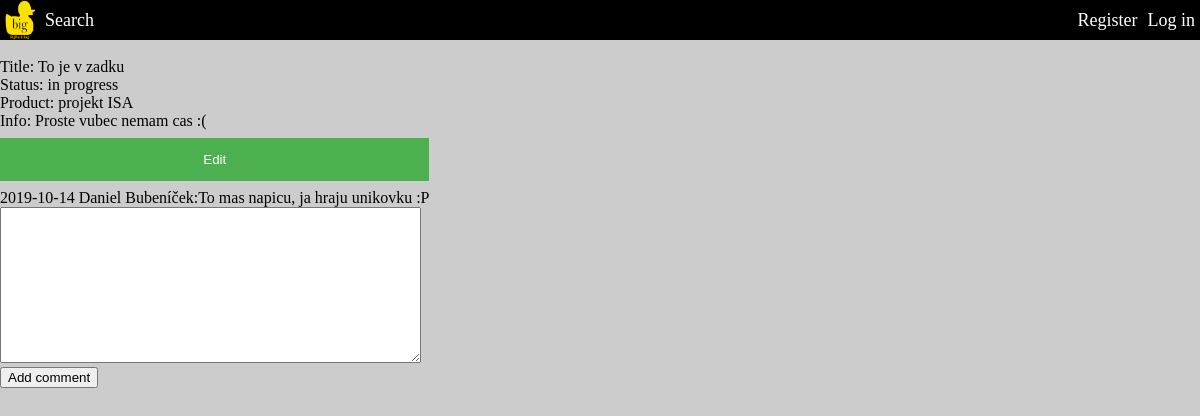
/ticket.php?id=1, run on the app's committed database.
### tables this page shows
create table Tickets(ticketID int not null auto_increment, title varchar(128) not null, info text, state ENUM("pending", "in progress", "solved", "canceled", "refused", "retired") not null, date_posted date not null, author int not null, product int not null, 
    primary key (ticketID), 
    foreign key (author) references Persons(personID) on delete cascade,
    foreign key (product) references Products(productID) on delete cascade);

create table Products(productID int not null auto_increment, product_name text not null, description text, parent_product int, manager int not null,
    primary key (productID),
    foreign key (parent_product) references Products(productID) on delete cascade, 
    foreign key (manager) references Persons(personID));

create table Comments(commentID int not null auto_increment, ticketID int not null, comment_text text not null, date_posted date not null, author int not null,
    primary key (commentID, ticketID),
    foreign key (ticketID) references Tickets(ticketID) on delete cascade,
    foreign key (author) references Persons(personID) on delete cascade);

create table Persons(personID int not null auto_increment, username varchar(64) not null, name varchar(64) not null, surname varchar(128) not null, role ENUM("customer", "worker", "manager", "senior manager", "admin"), password varchar(128),
    primary key (personID));

### php/Database.php (called while the page is built, shortened)
<?php
class Database
{
    private $host = "localhost";
    private $dbName = "db-its";
    private $username = "root";
    private $password = "";
    public function getConnection()
    {
        $this->connection = null;
        try
        {
            $this->connection = new PDO("mysql:host=" . $this->host . ";dbname=" . $this->dbName, $this->username, $this->password);
            $this->connection->exec("set names utf8");
            $this->connection->setAttribute(PDO::ATTR_ERRMODE, PDO::ERRMODE_EXCEPTION);
        }
        catch (PDOException $e)
        {
            echo "Connection error: " . $e->getMessage();
        }
        return $this->connection;
    }
}
?>

### php/model/Ticket.php (called while the page is built, shortened)
<?php
include_once "DatabaseObject.php";
class Ticket extends DatabaseObject
{
    protected static $table_name = "Tickets";
    public static function getByID($id, $dbConnection)
    {
        try
        {
            $stmt = $dbConnection->prepare("select ticketID, title, info, date_posted, state from " . self::$table_name . " where ticketID = ?");
            $stmt->execute([$id]);
            $row = $stmt->fetch();
        }
        catch (\PDOException $e)
        {
            return null;
        }
        $ticket = new Ticket($dbConnection);
        $ticket->id = $id;
        $ticket->title = $row['title'];
        $ticket->info = $row['info'];
        $ticket->date_posted = $row['date_posted'];
        $ticket->state = $row['state'];
        return $ticket;
    }
    public function loadModels()
    {
        try
        {
            $stmt = $this->connection->prepare("select product, author from " . self::$table_name . " where ticketID = ?");
            $stmt->execute([$this->id]);
            $row = $stmt->fetch();
        }
        catch (\PDOException $e)
        {
            return false;
        }
        $this->product = Product::getByID($row['product'], $this->connection);
        return true;
    }
}

### php/model/DatabaseObject.php (called while the page is built, shortened)
<?php
abstract class DatabaseObject
{
    public function __construct($dbConnection)
    {
        $this->connection = $dbConnection;
    }
    protected function AddPercentageChars($str)
    {
        return "%" . $str . "%";
    }
}

### php/model/Product.php (called while the page is built, shortened)
<?php
include_once "DatabaseObject.php";
class Product extends DatabaseObject
{
    protected static $table_name = "Products";
    public static function getByID($id, $dbConnection)
    {
        try
        {
            $stmt = $dbConnection->prepare("select productID, product_name, description from " . self::$table_name . " where productID = ?");
            $stmt->execute([$id]);
            $row = $stmt->fetch();
        }
        catch (\PDOException $e)
        {
            return null;
        }
        $product = new Product($dbConnection);
        $product->id = $id;
        $product->name = $row['product_name'];
        $product->description = $row["description"];
        return $product;
    }
}

### php/model/Comment.php (called while the page is built, shortened)
<?php
include_once "DatabaseObject.php";
class Comment extends DatabaseObject
{
    protected static $table_name = "Comments";
    public $ticket;
    public $text;
    public $datePosted;
    public $author;
    public function findInDb()
    {
        try
        {
            $stmt = $this->connection->prepare(
                "SELECT * FROM " . self::$table_name . " WHERE ticketID like ? and comment_text like ? and date_posted like ? and author like ? ");
            $stmt->execute([$this->AddPercentageChars($this->ticket == null ? "" : $this->ticket->id),
                $this->AddPercentageChars($this->text),
                $this->AddPercentageChars($this->datePosted),
                $this->AddPercentageChars($this->author == null ? "" : $this->author->id)]);
        }
        catch (\PDOException $e)
        {
            return null;
        }
        $foundObjects = array();
        while($row = $stmt->fetch())
        {
            $foundComment = new Comment($this->connection);
            $foundComment->id = $row['commentID'];
            $foundComment->datePosted = $row['date_posted'];
            $foundComment->text = $row['comment_text'];
            array_push($foundObjects, $foundComment);
        }
        return $foundObjects;
    }
    public function loadModels()
    {
        try
        {
            $stmt = $this->connection->prepare("select ticketID, author from " . self::$table_name . " where commentID = ?");
            $stmt->execute([$this->id]);
            $row = $stmt->fetch();
        }
        catch (\PDOException $e)
        {
            return false;
        }
        $this->ticket = Ticket::getByID($row['ticketID'], $this->connection);
        $this->author = Person::getByID($row['author'], $this->connection);
        return true;
    }
}

### php/model/Person.php (called while the page is built, shortened)
<?php
include_once "DatabaseObject.php";
class Person extends DatabaseObject
{
    protected static $table_name = "Persons";
    public static function getByID($id, $dbConnection)
    {
        try
        {
            $stmt = $dbConnection->prepare("select personID, username, name, surname, role, password from " . self::$table_name . " where personID = ?");
            $stmt->execute([$id]);
            $row = $stmt->fetch();
        }
        catch (\PDOException $e)
        {
            echo "exception1";
            return null;
        }
        $person = new Person($dbConnection);
        $person->id = $id;
        $person->username = $row['username'];
        $person->name = $row['name'];
        $person->surname = $row['surname'];
        $person->password = $row['password'];
        $person->role = $row['role'];
        return $person;
    }
}

### ticket.php (the view, shortened to what this page needs)
<!DOCTYPE HTML>
<html>
<head>
    <link type="text/css" rel="stylesheet" href="style.css">
</head>
<body>
    <header>
        <ul>
                <?php
                include_once "CustomElements.php";
                ?>
        </ul>
    </header>
    <br>
        <div class="main">
		<?php
			include_once "php/Database.php";
			include_once "php/model/Ticket.php";
			include_once "php/model/Product.php";
			include_once "php/model/Person.php";
			include_once "php/model/Attachment.php";
            include_once "php/model/Comment.php";
			$db = new Database();
			$db->getConnection();
            $logged = isset($_SESSION["loggedin"])&&$_SESSION["loggedin"]===true;
			if (isset($_POST["submit"])&&$logged){
                $ticketID;
				if (isset($_POST["title"])&&isset($_POST["product"])&&isset($_POST["info"])){
					$ticket = new \model\Ticket($db->connection);
                    if (isset($_POST["edit"])) $ticket->id = $_POST["edit"];
					$ticket->title = $_POST["title"];
					$ticket->product = \model\Product::getByID($_POST["product"],$db->connection);
					$ticket->state = "In progress";
					$ticket->date_posted = date("Y-m-d");
                    if (isset($_POST["author"])) $ticket->author = \model\Person::getByID($_POST["author"],$db->connection);
                    else $ticket->author = \model\Person::getByID($_SESSION["id"],$db->connection);
					$ticket->info = $_POST["info"];
                    $ticket->save();
                    $ticketID=$ticket->id;
				}
                if(!empty($_FILES["file"]["name"]))
                {
                    echo "Ukladam soubor";
                    $name = $_FILES["file"]["name"];
                    $dest = "uploads/". $ticket->id . "/";
                    $name_in_dest = $dest. $_FILES["file"]["name"];
                    mkdir($dest);
                    if(move_uploaded_file($_FILES["file"]["tmp_name"],$name_in_dest))
                    {
                        echo "Soubor ulozen";
                    }
                    $attachment = new \model\Attachment($db->connection);
                    $attachment->ticket = $ticket;
                    $attachment->filename = $_FILES["file"]["name"];
                }
                if ($ticketID>0) header( "Location: ticket.php?id=".$ticketID);
                else header( "Location: ticket.php");
			}
			else if (isset($_GET["id"])){
				$ticket = \model\Ticket::getByID($_GET["id"], $db->connection);
				$ticket->loadModels();
				echo "<label>Title: $ticket->title</label><br>";
				echo "<label>Status: $ticket->state</label><br>";
				echo "<label>Product: " . $ticket->product->name . "</label><br>";
				echo "<label>Info: $ticket->info</label><br>";
                echo "<a href=\"ticket.php?action=edit&id=";echo $_GET["id"]; echo "\"><button>Edit</button></a>";
				echo "<form method=\"post\" action=\"ticket.php?id=";echo $_GET["id"]; echo "\">";
                $comment = new \model\Comment($db->connection);
                $comment->ticket = $ticket;
                $comments = $comment->findInDb();
                foreach ($comments as $comment){
                    $comment->loadModels();
                    $name = $comment->author->name;
                    $surname = $comment->author->surname;
                    echo "<label>$comment->datePosted $name $surname:$comment->text</label><br>";
                }
				echo "<textarea id=\"comment\" name=\"comment\" rows=\"10\" cols=\"50\"></textarea><br>";
				echo "<input type=\"submit\" value=\"Add comment\">";
				echo "</form>";
			}
		?>
	   </div>
</body>
</html>

### style.css (style rules this page uses)
body { background-color: #cccccc; background-repeat: no-repeat; background-attachment: fixed; background-position: center; color: black; position: relative; margin: 0px 0px; }
header { color: white; }
header ul { background-color: black; width: 100%; position: fixed; margin: 0px 0px; padding: 0px 0px; list-style-type: none; }
ul { list-style-type: none; }
a { color: inherit; text-decoration: none; }
.main { float: left; padding: 40px 0px; }
button { background-color: #4CAF50; color: white; padding: 14px 20px; margin: 8px 0; border: none; cursor: pointer; width: 100%; }

### data on the page
tickets: title "To je v zadku", state "in progress", info "Proste vubec nemam cas :("
products: product_name "projekt ISA"
comments: date_posted "2019-10-14", author.name "Daniel", author.surname "Bubeníček", comment_text "To mas napicu, ja hraju unikovku :P"
